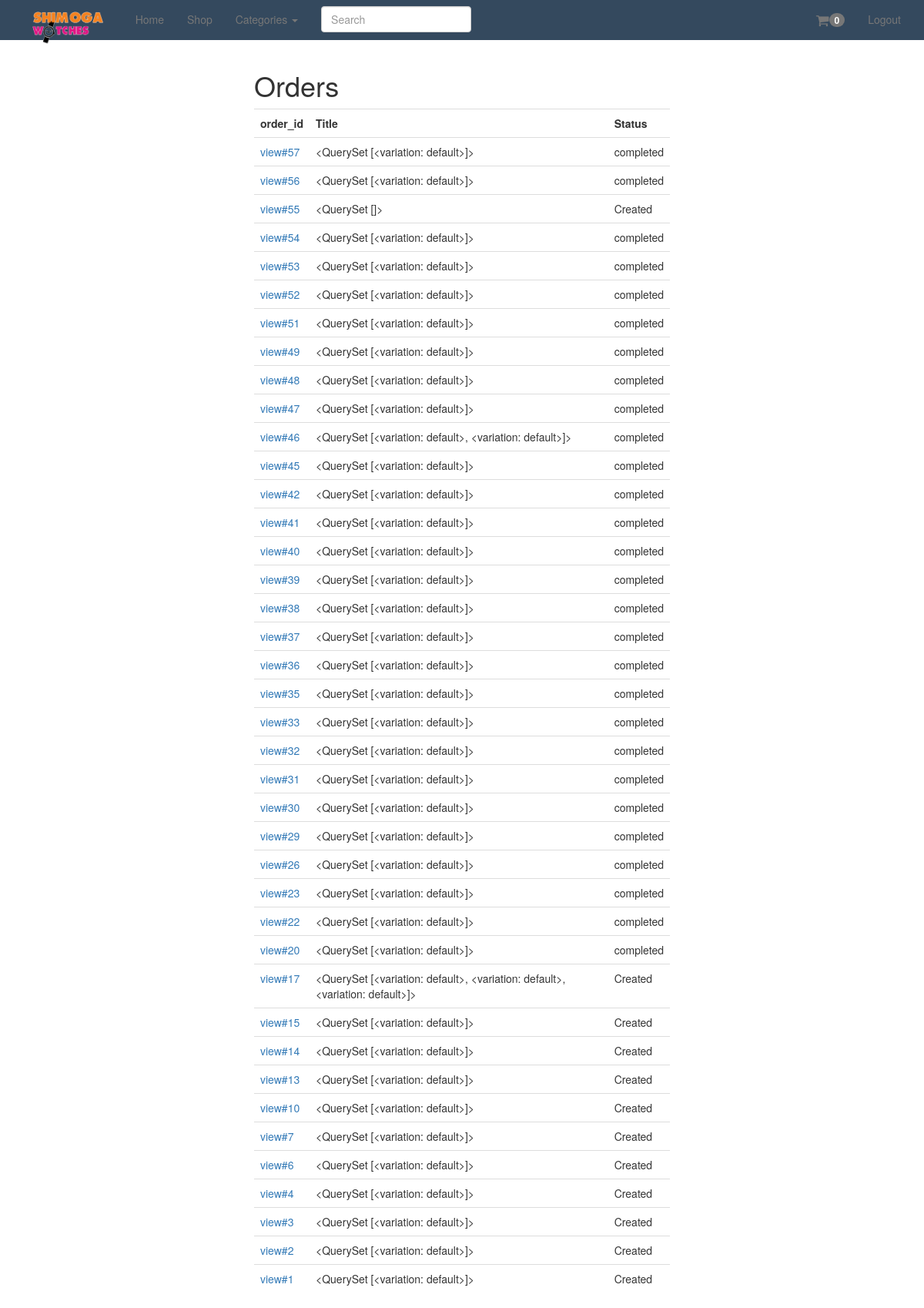
Screenshot of /orders/ (signed in) with the database file from the repository.
### orders/models.py (models this page shows, shortened)
class Order(models.Model):
	status=models.CharField(max_length=120, choices=ORDER_STATUS_CHOICES, default='Created')
	cart=models.ForeignKey(Cart)
	user=models.ForeignKey(UserCheckout,null=True)
	billing_address=models.ForeignKey(UserAddress,related_name="billing_address",null=True)
	shipping_address=models.ForeignKey(UserAddress,related_name="shipping_address",null=True)
	shipping_total_price=models.DecimalField(decimal_places=2,max_digits=50,default=50)
	order_total=models.DecimalField(decimal_places=2,max_digits=50)
	class Meta:
		ordering=['-id']
	def get_absolute_url(self):
		return reverse("order_detail",kwargs={'pk':self.pk})

### carts/models.py (models this page shows, shortened)
class Cart(models.Model):
	user = models.ForeignKey(settings.AUTH_USER_MODEL,null=True,blank=True)
	items = models.ManyToManyField(variation,through=CartItem)
	timestamp=models.DateTimeField(auto_now_add=True, auto_now=False)
	updated=models.DateTimeField(auto_now_add=False, auto_now=True)
	subtotal=models.DecimalField(max_digits=50,decimal_places=2,default=0.00)
	taxtotal=models.DecimalField(max_digits=50,decimal_places=2,default=0.00)
	total=models.DecimalField(max_digits=50,decimal_places=2,default=0.00)
	taxpercent=models.DecimalField(max_digits=50,decimal_places=5,default=0.00)

### products/models.py (models this page shows, shortened)
class variation(models.Model):
	products=models.ForeignKey(products)
	title=models.CharField(max_length=120)
	price=models.DecimalField(decimal_places=2,max_digits=20)
	sale_price=models.DecimalField(decimal_places=2,max_digits=20,null=True,blank=True)
	active=models.BooleanField(default=True)
	inventory=models.IntegerField(null=True,blank=True)
	def __str__(self):
		return self.title

### orders/views.py (the view)
# urls.py: url(r'^orders/$',OrderList.as_view(), name='orders' ),
class OrderList(LoginRequiredMixix,ListView):
	queryset=Order.objects.all()
	form_class=OrderForm
	def get_queryset(self):
		user_check_id=self.request.user.id
		user_checkout=UserCheckout.objects.get(id=user_check_id)
		return super(OrderList,self).get_queryset().filter(user=user_checkout)

### orders/mixins.py (called while the page is built)
	@method_decorator(login_required)
	def dispatch(self,request,*args,**kwargs):
		return super(LoginRequiredMixix,self).dispatch(request,*args,**kwargs)

### orders/templates/orders/order_list.html
{% extends 'base.html' %}
{% block content %}
<div class="col-sm-6 col-sm-offset-3">
<h1>Orders</h1>
<table class="table">
<tr>
<th>order_id</th><th>Title</th><th>Status</th>
</tr>
{% for object in object_list %}
<tr>
<td><a href="{{ object.get_absolute_url }}">view#{{object.id}}</a></td>
<td>{{ object.cart.items.all }}</td>
<td>{{object.status}}</td>
</tr>
{%  endfor %}
</table>
</div>
{% endblock %}

### templates/base.html (shortened to what this page needs)
{% load staticfiles %}
<!DOCTYPE html>
<html lang="en">
  <head>
    {% include 'head_css.html' %}
  </head>
  <body>
  {% include 'navbar.html' %}
    <div class="container">
            {% block content %}
            {% endblock %}
    </div>
  </body>
</html>

### templates/head_css.html
{% load staticfiles %}
    <link rel="stylesheet" href="//maxcdn.bootstrapcdn.com/font-awesome/4.3.0/css/font-awesome.min.css">
    <link href="{% static 'css/bootstrap.min.css' %}" rel="stylesheet">
    <link href="{% static 'css/navbar-static-top.css' %}" rel="stylesheet">
     <link href="{% static 'css/custom.css' %}" rel="stylesheet">
     <link href="{% static 'css/animate.css' %}" rel="stylesheet">

### templates/navbar.html (shortened to what this page needs)
   {% load staticfiles %}
    <nav class="navbar navbar-default navbar-static-top" >
      <div class="container ">
        <div class="navbar-header">
          <a class="navbar-brand" href="{% url 'home' %}"><img src='{% static "img/swlogo1.png" %}' style="height:45px;"  alt="SW"></a>
        </div>
        <div id="navbar" class="navbar-collapse collapse">
          <ul class="nav navbar-nav">
            <li><a href="{% url 'home' %}">Home</a></li>
            <li><a href="{% url 'Products' %}">Shop</a></li>
            <li class="dropdown">
              <a href="#" class="dropdown-toggle" data-toggle="dropdown" role="button" aria-expanded="false">Categories <span class="caret"></span></a>
            </li>
            <form class="navbar-form navbar-left" method="GET" role="search" >
        <div class="form-group">
          <input type="text" class="form-control" placeholder="Search" name="q">
        </div>
      </form>
          </ul>
          <ul class="nav navbar-nav navbar-right">
            <li>
              <a href='{% url "carts" %}'><i class="fa fa-shopping-cart fa-navbar-cart" aria-hidden="true"></i><span id="cart-count-badge" class="badge">{{request.session.cart_item_count}}</span></a>
            </li>
          {% if request.user.is_authenticated %}
            <li><a href="{% url 'auth_logout' %}">Logout</a></li>
            {% endif %}
          </ul>
        </div>
      </div>
    </nav>

### templates/javascript.html (shortened to what this page needs)
{% load staticfiles %}

### static_in_pro/our_static/css/navbar-static-top.css (style rules this page uses)
body { min-height: 1000px; }
.navbar-static-top { margin-bottom: 19px; background-color: #34495e; border-color: #34495e; }
.navbar-default .navbar-brand { color: #ecf0f1; }

### static_in_pro/our_static/css/custom.css (style rules this page uses)
.fa-navbar-cart { font-size: 18px; vertical-align: middle; }

### rows the page displays
Order: id "57", cart.items.all "<QuerySet [<variation: default>]>", status "completed"
Order: id "56", cart.items.all "<QuerySet [<variation: default>]>", status "completed"
Order: id "55", cart.items.all "<QuerySet []>", status "Created"
Order: id "54", cart.items.all "<QuerySet [<variation: default>]>", status "completed"
Order: id "53", cart.items.all "<QuerySet [<variation: default>]>", status "completed"
Order: id "52", cart.items.all "<QuerySet [<variation: default>]>", status "completed"
Order: id "51", cart.items.all "<QuerySet [<variation: default>]>", status "completed"
Order: id "49", cart.items.all "<QuerySet [<variation: default>]>", status "completed"
Order: id "48", cart.items.all "<QuerySet [<variation: default>]>", status "completed"
Order: id "47", cart.items.all "<QuerySet [<variation: default>]>", status "completed"
Order: id "46", cart.items.all "<QuerySet [<variation: default>, <variation: default>]>", status "completed"
Order: id "45", cart.items.all "<QuerySet [<variation: default>]>", status "completed"
Order: id "42", cart.items.all "<QuerySet [<variation: default>]>", status "completed"
Order: id "41", cart.items.all "<QuerySet [<variation: default>]>", status "completed"
Order: id "40", cart.items.all "<QuerySet [<variation: default>]>", status "completed"
Order: id "39", cart.items.all "<QuerySet [<variation: default>]>", status "completed"
Order: id "38", cart.items.all "<QuerySet [<variation: default>]>", status "completed"
Order: id "37", cart.items.all "<QuerySet [<variation: default>]>", status "completed"
Order: id "36", cart.items.all "<QuerySet [<variation: default>]>", status "completed"
Order: id "35", cart.items.all "<QuerySet [<variation: default>]>", status "completed"
Order: id "33", cart.items.all "<QuerySet [<variation: default>]>", status "completed"
Order: id "32", cart.items.all "<QuerySet [<variation: default>]>", status "completed"
Order: id "31", cart.items.all "<QuerySet [<variation: default>]>", status "completed"
Order: id "30", cart.items.all "<QuerySet [<variation: default>]>", status "completed"
Order: id "29", cart.items.all "<QuerySet [<variation: default>]>", status "completed"
Order: id "26", cart.items.all "<QuerySet [<variation: default>]>", status "completed"
Order: id "23", cart.items.all "<QuerySet [<variation: default>]>", status "completed"
Order: id "22", cart.items.all "<QuerySet [<variation: default>]>", status "completed"
Order: id "20", cart.items.all "<QuerySet [<variation: default>]>", status "completed"
Order: id "17", cart.items.all "<QuerySet [<variation: default>, <variation: default>, <variation: default>]>", status "Created"
Order: id "15", cart.items.all "<QuerySet [<variation: default>]>", status "Created"
Order: id "14", cart.items.all "<QuerySet [<variation: default>]>", status "Created"
Order: id "13", cart.items.all "<QuerySet [<variation: default>]>", status "Created"
Order: id "10", cart.items.all "<QuerySet [<variation: default>]>", status "Created"
Order: id "7", cart.items.all "<QuerySet [<variation: default>]>", status "Created"
Order: id "6", cart.items.all "<QuerySet [<variation: default>]>", status "Created"
Order: id "4", cart.items.all "<QuerySet [<variation: default>]>", status "Created"
Order: id "3", cart.items.all "<QuerySet [<variation: default>]>", status "Created"
Order: id "2", cart.items.all "<QuerySet [<variation: default>]>", status "Created"
Order: id "1", cart.items.all "<QuerySet [<variation: default>]>", status "Created"
